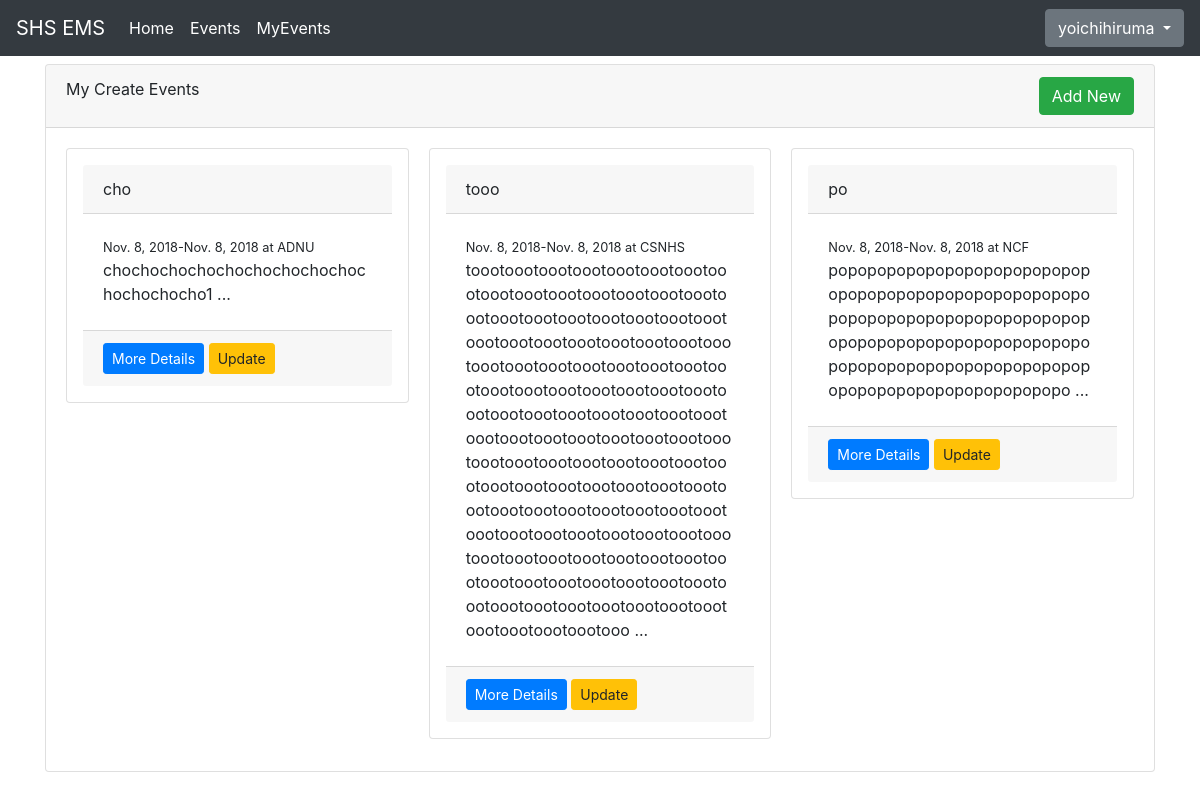
Page /events/my/ (signed in) on the committed database.
### users/models.py (models this page shows, shortened)
class Participant(AbstractUser):
    contact_number = models.CharField("Contact Number", max_length = 50)

### events/models.py (models this page shows, shortened)
class Event(models.Model):
    name = models.CharField("Name of Event", max_length = 100, default = "")
    description = models.TextField("Description", max_length = 2000, blank = True)
    max_slots = models.IntegerField("Max Slots", blank = True, null =True)
    date_from = models.DateField("Start Date")
    date_to = models.DateField("End Date")
    time_from = models.TimeField("Start Time")
    time_to = models.TimeField("End Time")
    venue = models.CharField("Venue", max_length =100)
    date_created = models.DateTimeField("Date Created", auto_now_add = True)
    creator = models.ForeignKey(to="users.Participant", on_delete = models.CASCADE)

### events/views.py (the view)
# urls.py: path("events/my/",MyEventListView.as_view(), name = "myevent_list"),
class MyEventListView(ListView):
    model = Event
    template_name = "myevent_list.html"
    context_object_name = "event_list"
    def get_queryset(self):
        qs = super().get_queryset()
        return qs.filter(creator = self.request.user)

### templates/myevent_list.html (shortened to what this page needs)
{% extends "base.html" %}
{% block content %}
<div class="card mt-2">
        <div class="card-header">
            My Create Events
            <a href="{% url 'event_create' %}" class ="btn btn-success float-right">
                Add New
            </a>
        </div>
            <div class="card-body">
                <div class="card-columns">
                        {% for event in event_list %}
                        <div class="card p-3">
                            <div class="card-header">
                                {{ event.name }}
                            </div>
                            <div class="card-body">
                                <small>{{ event.date_from }}-{{ event.date_to }} at {{ event.venue }}</small>
                                <p class="mb-1">  {{ event.description | slice:":500" }} ...</p>
                            </div>
                            <div class="card-footer">
                                <a href="{% url 'event_detail' event.pk %}" class = "btn btn-sm btn-primary">More Details</a>
                                <a href="{% url 'event_update' event.pk %}" class = "btn btn-sm btn-warning">Update</a>
                            </div>
                        </div>
                        {% endfor %}
                </div>
            </div>
</div>
{% endblock %}

### templates/base.html (shortened to what this page needs)
<!doctype html>
<html lang="en">
  <head>
    <link rel="stylesheet" href="https://stackpath.bootstrapcdn.com/bootstrap/4.1.3/css/bootstrap.min.css">
  </head>
  <body >
      <nav class="navbar navbar-expand-lg navbar-dark bg-dark">
  <a class="navbar-brand" href="{% url 'home' %}">SHS EMS</a>
  <div class="collapse navbar-collapse" id="navbarSupportedContent">
    <ul class="navbar-nav mr-auto">
      <li class="nav-item active">
        <a class="nav-link" href="{% url 'home' %}">Home <span class="sr-only">(current)</span></a>
      </li>
      <li class="nav-item active">
        <a class="nav-link" href="{% url 'event_list' %}">Events</a>
      </li>
      {% if user.is_authenticated %}
      <li class="nav-item active">
        <a class="nav-link" href="{% url 'myevent_list' %}">MyEvents</a>
      </li>
      {% endif%}
    </ul>
    {% if user.is_authenticated %}
        <div class="btn-group">
            <button type="button" class="btn btn-secondary dropdown-toggle" data-toggle="dropdown" aria-haspopup="true" aria-expanded="false">
              {{user.username}}
            </button>
          </div>
    {% endif %}
  </div>
</nav>
    <div class="container">
        {% block content %}
        {% endblock %}
    </div>
  </body>
</html>

### rows in the picture
Participant: username "yoichihiruma"
Event: name "cho", date_from "Nov. 8, 2018", date_to "Nov. 8, 2018", venue "ADNU", description "chochochochochochochochochochochochocho1"
Event: name "tooo", date_from "Nov. 8, 2018", date_to "Nov. 8, 2018", venue "CSNHS", description "toootoootoootoootoootoootoootoootoootoootoootoootoootoootoootoootoootoootoootoootoootoootoootoootoootoootoootoootoootoootoootoootoootoootoootoootoootoootoootoootoootoootoootoootoootoootoootoootoootoootoootoootoootoootoootoootoootoootoootoootoootoootoootoootoootoootoootoootoootoootoootoootoootoootoootoootoootoootoootoootoootoootoootoootoootoootoootoootoootoootoootoootoootoootoootoootoootoootoootoootoootoootoootoootoootoootoootoootoootoootoootoootoootoootoootoootoootoootoootoootooo"
Event: name "po", date_from "Nov. 8, 2018", date_to "Nov. 8, 2018", venue "NCF", description "popopopopopopopopopopopopopopopopopopopopopopopopopopopopopopopopopopopopopopopopopopopopopopopopopopopopopopopopopopopopopopopopopopopopopopopopopopopopopopopo"
